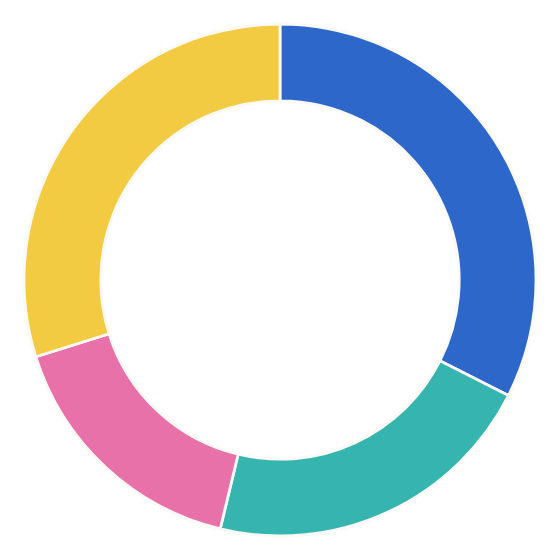

Vega-Lite specification stored for this chart:
### Vega specification from a JSON file in a GitHub repository (floating-point values rounded to 4 significant figures)
{"$schema": "https://vega.github.io/schema/vega/v5.json", "description": "Four editorial groups. The selected amount mode defines one shared denominator across all four groups. Click and hover signals coordinate with source-share rows.", "width": 280, "height": 280, "padding": 0, "autosize": {"type": "none", "contains": "padding"}, "background": "transparent", "config": {"text": {"font": "Segoe UI, Arial, sans-serif", "fontSize": 12, "fill": "#243440"}}, "signals": [{"name": "selectedGroup", "value": -1}, {"name": "highlightedGroup", "value": -1}, {"name": "amountMode", "value": "total value"}, {"name": "radius", "update": "min(width,height)/2-12"}], "data": [{"name": "amounts", "values": [{"g": 0, "name": "Food & dairy", "color": "#2c67c9", "value": 22415}, {"g": 1, "name": "Furniture, tableware & appliances", "color": "#36b4af", "value": 14713}, {"g": 2, "name": "Toiletries & cleaning", "color": "#e971aa", "value": 11328}, {"g": 3, "name": "Clothing", "color": "#f3cb43", "value": 20617}]}, {"name": "segments", "source": "amounts", "transform": [{"type": "pie", "field": "value", "sort": false}, {"type": "joinaggregate", "fields": ["value"], "ops": ["sum"], "as": ["total"]}]}], "marks": [{"type": "arc", "name": "slices", "encode": {"update": {"x": {"signal": "width/2 + sin((datum.startAngle+datum.endAngle)/2) * (highlightedGroup===datum.g ? (selectedGroup===datum.g ? 6 : 3) : 0)"}, "y": {"signal": "height/2 - cos((datum.startAngle+datum.endAngle)/2) * (highlightedGroup===datum.g ? (selectedGroup===datum.g ? 6 : 3) : 0)"}, "startAngle": {"field": "startAngle"}, "endAngle": {"field": "endAngle"}, "outerRadius": {"signal": "radius"}, "innerRadius": {"signal": "radius*.7"}, "fill": {"field": "color"}, "stroke": {"value": "#faf9f4"}, "strokeWidth": {"value": 1.4}, "opacity": {"signal": "highlightedGroup < 0 || highlightedGroup===datum.g ? 1 : .62"}, "cursor": {"value": "pointer"}, "tooltip": {"signal": "datum.name + ': A$' + format(datum.value, ',.0f') + ' million · ' + format(datum.value/datum.total, '.1%') + ' of four-group ' + amountMode"}}}, "from": {"data": "segments"}}]}
